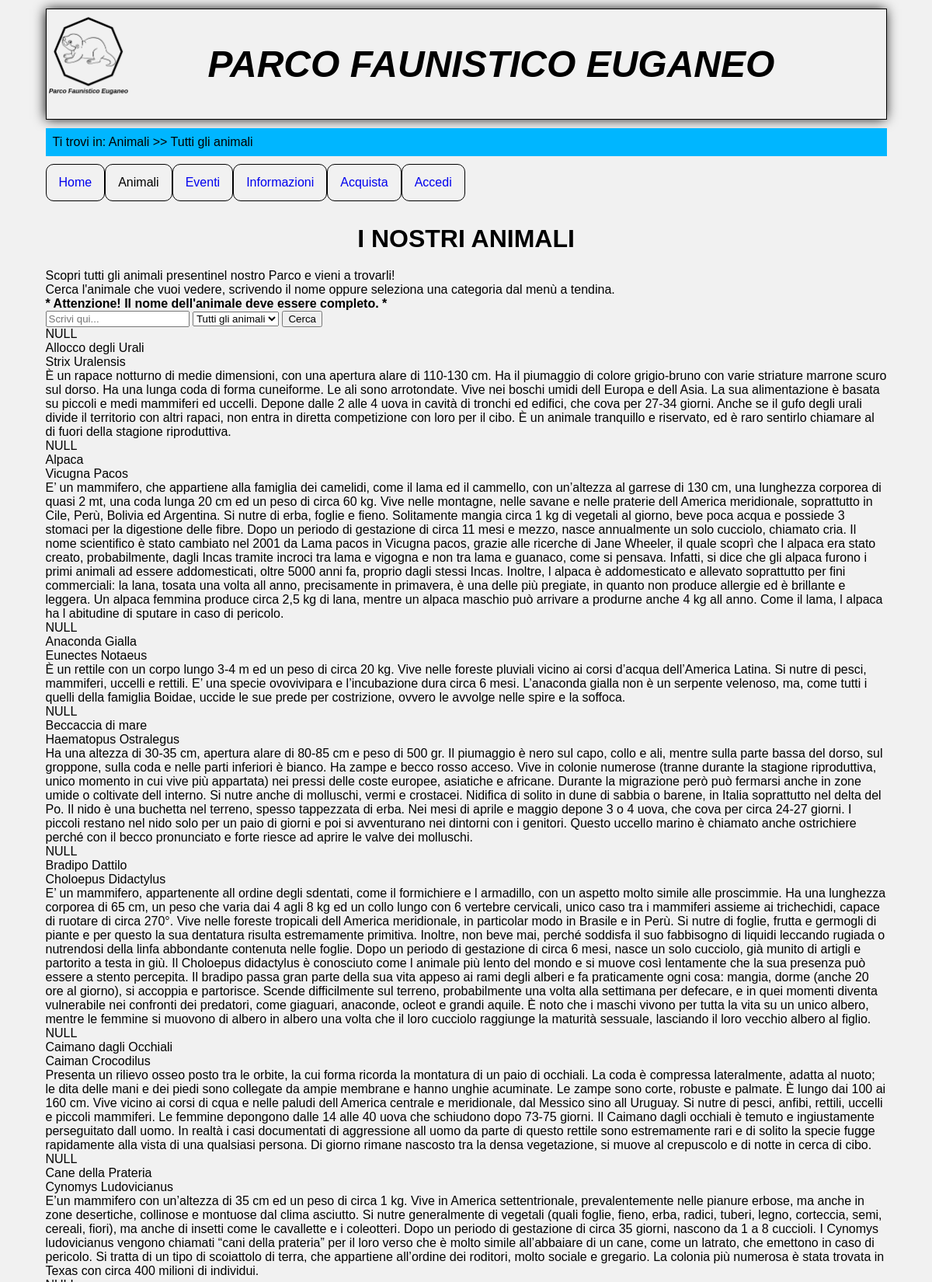
The app's page /PAGES/animali.php (upper part) with its own data.
### tables this page shows
CREATE TABLE IF NOT EXISTS Animali (
    NomeComune varchar(30),
    NomeProprio varchar(20) NULL,
    NomeScientifico varchar(50),
    Famiglia varchar(20),
    SezioneParco varchar(20),
    Descrizione text,
    Ritratto varchar(100),
    PRIMARY KEY(NomeComune)
);

### PHP/sqlInteractions.php (called while the page is built, shortened)
<?php
	class sqlInteractions {
	public $connection = null;
	public function apriConnessioneDB(){
		$this->connection = mysqli_connect(static::host,static::user,static::pass,static::dbName);
		if(!$this->connection){
			return false;
		}
		else{
			return true;
		}
	}
	public function getSelect($testo) {
		if($testo==null){
			$select = 'SELECT NomeComune, NomeScientifico, Ritratto, Descrizione FROM Animali WHERE Famiglia!=\'Cuccioli\' ORDER BY NomeComune ASC';
		}
		else{
			$select = 'SELECT NomeComune, NomeScientifico, Ritratto, Descrizione FROM Animali WHERE NomeComune LIKE \'%'.$testo.'%\' OR NomeScientifico LIKE \'%'.$testo.'%\' OR Famiglia LIKE \'%'.$testo.'%\' OR SezioneParco LIKE \'%'.$testo.'%\' ORDER BY NomeComune ASC';
		}
		$selectResult = mysqli_query($this->connection,$select);
		if(mysqli_num_rows($selectResult)==0){
			return null;
		}
		else{
			$animal = array();
			while($row=mysqli_fetch_assoc($selectResult)){
				$arraySingoloAnimale = array('NomeComune'=>$row['NomeComune'],'NomeScientifico'=>$row['NomeScientifico'],'Ritratto'=>$row['Ritratto'],'Descrizione'=>$row['Descrizione']);
				array_push($animal,$arraySingoloAnimale);
			}
			return $animal;
		}
	}
}
?>

### PAGES/animali.php (the view, shortened to what this page needs)
<?php
    require_once "../PHP/modulesInit.php";
    require_once "../PHP/sqlInteractions.php";
    $oggettoPagina = new sqlInteractions();
    $connessione = $oggettoPagina->apriConnessioneDB();
    if($connessione){
        $cercaTesto = $_POST['cerca'];
        if($cercaTesto!=null){
            $animali = $oggettoPagina->getSelect($cercaTesto);
        }
        else{
            $cercaTesto = $_POST['scegliFamiglia'];
            if($cercaTesto!=null){
                $animali = $oggettoPagina->getFamily($cercaTesto);
            }
            else{
                $animali = $oggettoPagina->getSelect($cercaTesto);
            }
        }
        if($animali==null){
            $stringaAnimali = "<p class=\"msgErr\">Non abbiamo trovato nessun animale collegato alla tua ricerca.</p><p class=\"msgErr\">Pu&ograve; essere che non siano presenti gli animali che cerchi in questo momento al Parco Faunistico Euganeo.</p>";
        }
        else{
            if($cercaTesto!=null){
                $stringaAnimali = "<p>Risultati per \"".$cercaTesto."\"</p><dl id=\"risultatiAnimali\">";
            }
            else{
                $stringaAnimali = "<dl id=\"risultatiAnimali\">";
            }
            foreach($animali as $animals){
                $stringaAnimali .= "<dt>".$animals['Ritratto']."</dt><dt>".$animals['NomeComune']."</dt><dt>".$animals['NomeScientifico']."</dt><dt>".$animals['Descrizione']."</dt>";
                }
                $stringaAnimali .= "</dl>";
        }
    }
    else{
        $stringaAnimali = "<p class=\"msgErr\">Connessione al database degli animali fallita.</p><p class=\"msgErr\">Per favore, riprova.</p>";
    }
    $output = file_get_contents("../HTML/animali.html");
    $output = str_replace('<a href="animali.php">','</a>',$output);
    $output = str_replace("<menu></menu>",modulesInit::menu(),$output);
    $output = str_replace("<breadcrumb></breadcrumb>",modulesInit::breadcrumb('Animali >> Tutti gli animali'),$output);
    $output = str_replace("<tuttiAnimali></tuttiAnimali>",$stringaAnimali,$output);
    echo $output;
?>

### CSS/cssGenerale.css (style rules this page uses)
* { margin: auto; }
html, body { font-family: Verdana, Arial, Helvetica, sans-serif; font-size: 100%; max-width: 95%; margin: auto; padding: 0; }
body { background-color: #f1f1f1; }
a { text-decoration: none; }
.titolo { text-align: center; font-weight: bolder; display: block; padding: 20px; font-size: 2em; }
#header { font-size: 100%; max-width: 100%; margin: 1% 0; border: 1px solid black; -webkit-box-shadow:-1px 0 15px -1px black; -moz-box-shadow:-1px 0 15px -1px black; box-shadow:-1px 0 15px -1px black; overflow: auto; background-color: #f1f1f1; }
.logoHeader { float: left; width: 10%; height: auto; }
#header h1 { font-family: Verdana, Arial, Helvetica, sans-serif; font-size: 300%; font-style: italic; text-align: center; padding: 4%; color: black; }

### records on screen
animali: Ritratto "NULL", NomeComune "Allocco degli Urali", NomeScientifico "Strix Uralensis", Descrizione "È un rapace notturno di medie dimensioni, con una apertura alare di 110-130 cm. Ha il piumaggio di colore grigio-bruno con varie striature marrone scuro sul dorso. Ha una lunga coda di forma cuneiforme. Le ali sono arrotondate. Vive nei boschi umidi dell Europa e dell Asia. La sua alimentazione è basata su piccoli e medi mammiferi ed uccelli. Depone dalle 2 alle 4 uova in cavità di tronchi ed edifici, che cova per 27-34 giorni. Anche se il gufo degli urali divide il territorio con altri rapaci, non entra in diretta competizione con loro per il cibo. È un animale tranquillo e riservato, ed è raro sentirlo chiamare al di fuori della stagione riproduttiva."
animali: Ritratto "NULL", NomeComune "Alpaca", NomeScientifico "Vicugna Pacos", Descrizione "E’ un mammifero, che appartiene alla famiglia dei camelidi, come il lama ed il cammello, con un’altezza al garrese di 130 cm, una lunghezza corporea di quasi 2 mt, una coda lunga 20 cm ed un peso di circa 60 kg. Vive nelle montagne, nelle savane e nelle praterie dell America meridionale, soprattutto in Cile, Perù, Bolivia ed Argentina. Si nutre di erba, foglie e fieno. Solitamente mangia circa 1 kg di vegetali al giorno, beve poca acqua e possiede 3 stomaci per la digestione delle fibre. Dopo un periodo di gestazione di circa 11 mesi e mezzo, nasce annualmente un solo cucciolo, chiamato cria. Il nome scientifico è stato cambiato nel 2001 da Lama pacos in Vicugna pacos, grazie alle ricerche…"
animali: Ritratto "NULL", NomeComune "Anaconda Gialla", NomeScientifico "Eunectes Notaeus", Descrizione "È un rettile con un corpo lungo 3-4 m ed un peso di circa 20 kg. Vive nelle foreste pluviali vicino ai corsi d’acqua dell’America Latina. Si nutre di pesci, mammiferi, uccelli e rettili. E’ una specie ovovivipara e l’incubazione dura circa 6 mesi. L’anaconda gialla non è un serpente velenoso, ma, come tutti i quelli della famiglia Boidae, uccide le sue prede per costrizione, ovvero le avvolge nelle spire e la soffoca."
animali: Ritratto "NULL", NomeComune "Beccaccia di mare", NomeScientifico "Haematopus Ostralegus", Descrizione "Ha una altezza di 30-35 cm, apertura alare di 80-85 cm e peso di 500 gr. Il piumaggio è nero sul capo, collo e ali, mentre sulla parte bassa del dorso, sul groppone, sulla coda e nelle parti inferiori è bianco. Ha zampe e becco rosso acceso. Vive in colonie numerose (tranne durante la stagione riproduttiva, unico momento in cui vive più appartata) nei pressi delle coste europee, asiatiche e africane. Durante la migrazione però può fermarsi anche in zone umide o coltivate dell interno. Si nutre anche di molluschi, vermi e crostacei. Nidifica di solito in dune di sabbia o barene, in Italia soprattutto nel delta del Po. Il nido è una buchetta nel terreno, spesso tappezzata di erba. Nei mesi di…"
animali: Ritratto "NULL", NomeComune "Bradipo Dattilo", NomeScientifico "Choloepus Didactylus", Descrizione "E’ un mammifero, appartenente all ordine degli sdentati, come il formichiere e l armadillo, con un aspetto molto simile alle proscimmie. Ha una lunghezza corporea di 65 cm, un peso che varia dai 4 agli 8 kg ed un collo lungo con 6 vertebre cervicali, unico caso tra i mammiferi assieme ai trichechidi, capace di ruotare di circa 270°. Vive nelle foreste tropicali dell America meridionale, in particolar modo in Brasile e in Perù. Si nutre di foglie, frutta e germogli di piante e per questo la sua dentatura risulta estremamente primitiva. Inoltre, non beve mai, perché soddisfa il suo fabbisogno di liquidi leccando rugiada o nutrendosi della linfa abbondante contenuta nelle foglie. Dopo un…"
animali: Ritratto "NULL", NomeComune "Caimano dagli Occhiali", NomeScientifico "Caiman Crocodilus", Descrizione "Presenta un rilievo osseo posto tra le orbite, la cui forma ricorda la montatura di un paio di occhiali. La coda è compressa lateralmente, adatta al nuoto; le dita delle mani e dei piedi sono collegate da ampie membrane e hanno unghie acuminate. Le zampe sono corte, robuste e palmate. È lungo dai 100 ai 160 cm. Vive vicino ai corsi di cqua e nelle paludi dell America centrale e meridionale, dal Messico sino all Uruguay. Si nutre di pesci, anfibi, rettili, uccelli e piccoli mammiferi. Le femmine depongono dalle 14 alle 40 uova che schiudono dopo 73-75 giorni. Il Caimano dagli occhiali è temuto e ingiustamente perseguitato dall uomo. In realtà i casi documentati di aggressione all uomo da…"
animali: Ritratto "NULL", NomeComune "Cane della Prateria", NomeScientifico "Cynomys Ludovicianus", Descrizione "E’un mammifero con un’altezza di 35 cm ed un peso di circa 1 kg. Vive in America settentrionale, prevalentemente nelle pianure erbose, ma anche in zone desertiche, collinose e montuose dal clima asciutto. Si nutre generalmente di vegetali (quali foglie, fieno, erba, radici, tuberi, legno, corteccia, semi, cereali, fiori), ma anche di insetti come le cavallette e i coleotteri. Dopo un periodo di gestazione di circa 35 giorni, nascono da 1 a 8 cuccioli. I Cynomys ludovicianus vengono chiamati “cani della prateria” per il loro verso che è molto simile all’abbaiare di un cane, come un latrato, che emettono in caso di pericolo. Si tratta di un tipo di scoiattolo di terra, che appartiene…"

### other values on screen
$breadcrumb "Ti trovi in: Animali >> Tutti gli animali"
